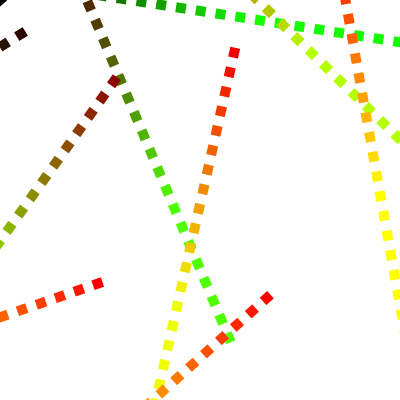
Frame 1 (no input)
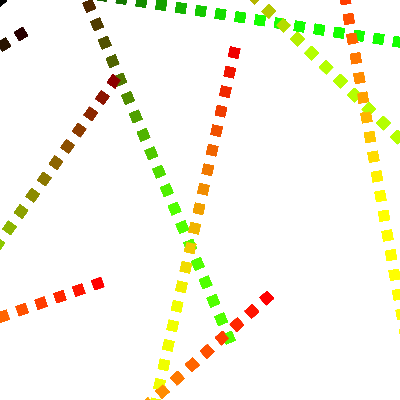
Frame 60 (the mouse pressed at the canvas centre just before this capture)
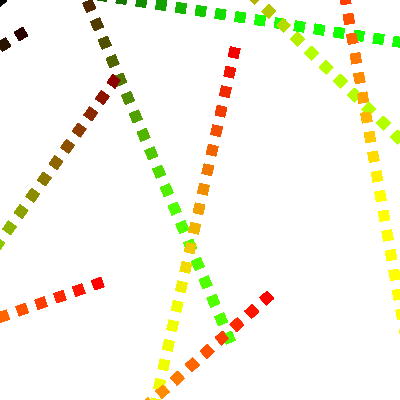
Frame 120 (the mouse held since frame 60 and released just before this capture)

The Processing sketch that drew these frames (run headless with seeded random() and noise(); from frame 60 on, the mouse is pressed at the canvas centre):

// Processing sketch: processing_60766
// ── processing_60766.pde

void setup() {
  size(400, 400);
  background(255);
  smooth();
}

void draw() {

  fill(255, 0, 0);
  noStroke();
  rectMode(CENTER);
  for (int i=0 ;i<=400; i=i+20) {
    rotate(15);
    for (int j=0 ;j<=400; j=j+20) {
      fill(i, j, 0);
      rect(i, j, 10, 10);
    }
  }
}
